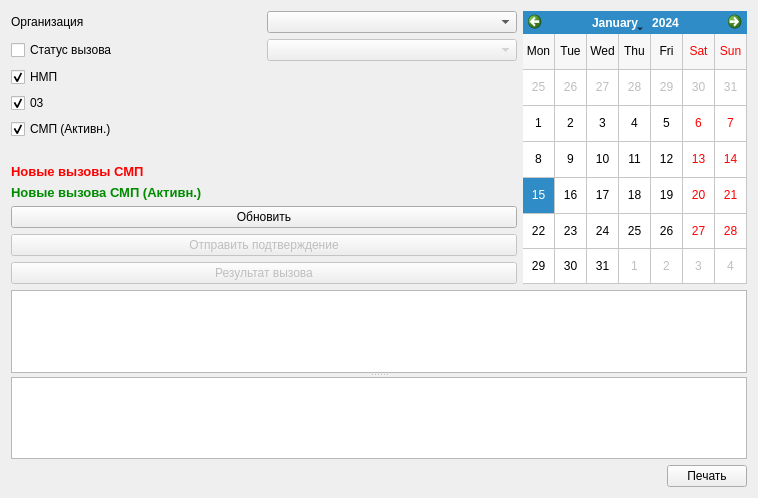
<?xml version="1.0" encoding="UTF-8"?>
<ui version="4.0">
 <class>Form</class>
 <widget class="QWidget" name="Form">
  <property name="geometry">
   <rect>
    <x>0</x>
    <y>0</y>
    <width>758</width>
    <height>498</height>
   </rect>
  </property>
  <property name="windowTitle">
   <string>Form</string>
  </property>
  <layout class="QVBoxLayout" name="verticalLayout">
   <item>
    <layout class="QGridLayout" name="gridLayout_2">
     <item row="6" column="0" colspan="2">
      <widget class="QLabel" name="lblNewEvents">
       <property name="palette">
        <palette>
         <active>
          <colorrole role="WindowText">
           <brush brushstyle="SolidPattern">
            <color alpha="255">
             <red>255</red>
             <green>0</green>
             <blue>0</blue>
            </color>
           </brush>
          </colorrole>
         </active>
         <inactive>
          <colorrole role="WindowText">
           <brush brushstyle="SolidPattern">
            <color alpha="255">
             <red>255</red>
             <green>0</green>
             <blue>0</blue>
            </color>
           </brush>
          </colorrole>
         </inactive>
         <disabled>
          <colorrole role="WindowText">
           <brush brushstyle="SolidPattern">
            <color alpha="255">
             <red>120</red>
             <green>120</green>
             <blue>120</blue>
            </color>
           </brush>
          </colorrole>
         </disabled>
        </palette>
       </property>
       <property name="font">
        <font>
         <pointsize>10</pointsize>
         <weight>75</weight>
         <bold>true</bold>
        </font>
       </property>
       <property name="text">
        <string>Новые вызовы СМП</string>
       </property>
      </widget>
     </item>
     <item row="9" column="0" colspan="2">
      <widget class="QPushButton" name="btnUpdEvent">
       <property name="enabled">
        <bool>false</bool>
       </property>
       <property name="sizePolicy">
        <sizepolicy hsizetype="Minimum" vsizetype="Fixed">
         <horstretch>0</horstretch>
         <verstretch>0</verstretch>
        </sizepolicy>
       </property>
       <property name="text">
        <string>Отправить подтверждение</string>
       </property>
      </widget>
     </item>
     <item row="1" column="1">
      <widget class="QComboBox" name="cmbEventType">
       <property name="enabled">
        <bool>false</bool>
       </property>
       <property name="sizeAdjustPolicy">
        <enum>QComboBox::AdjustToContents</enum>
       </property>
       <property name="minimumContentsLength">
        <number>1</number>
       </property>
      </widget>
     </item>
     <item row="0" column="1">
      <widget class="QComboBox" name="cmbOrganisation">
       <property name="sizeAdjustPolicy">
        <enum>QComboBox::AdjustToContents</enum>
       </property>
       <property name="minimumContentsLength">
        <number>1</number>
       </property>
      </widget>
     </item>
     <item row="8" column="0" colspan="2">
      <widget class="QPushButton" name="btnRefresh">
       <property name="text">
        <string>Обновить</string>
       </property>
      </widget>
     </item>
     <item row="1" column="0">
      <widget class="QCheckBox" name="chbEventType">
       <property name="text">
        <string>Статус вызова</string>
       </property>
      </widget>
     </item>
     <item row="10" column="0" colspan="2">
      <widget class="QPushButton" name="btnAddEvent">
       <property name="enabled">
        <bool>false</bool>
       </property>
       <property name="text">
        <string>Результат вызова</string>
       </property>
      </widget>
     </item>
     <item row="3" column="0">
      <widget class="QCheckBox" name="chb03">
       <property name="text">
        <string>03</string>
       </property>
       <property name="checked">
        <bool>true</bool>
       </property>
      </widget>
     </item>
     <item row="0" column="0">
      <widget class="QLabel" name="lblOrganisation">
       <property name="text">
        <string>Организация</string>
       </property>
      </widget>
     </item>
     <item row="2" column="0">
      <widget class="QCheckBox" name="chbNMP">
       <property name="text">
        <string>НМП</string>
       </property>
       <property name="checked">
        <bool>true</bool>
       </property>
      </widget>
     </item>
     <item row="0" column="2" rowspan="11">
      <widget class="QCalendarWidget" name="calDate">
       <property name="sizePolicy">
        <sizepolicy hsizetype="Fixed" vsizetype="Minimum">
         <horstretch>0</horstretch>
         <verstretch>0</verstretch>
        </sizepolicy>
       </property>
       <property name="firstDayOfWeek">
        <enum>Qt::Monday</enum>
       </property>
       <property name="gridVisible">
        <bool>true</bool>
       </property>
       <property name="verticalHeaderFormat">
        <enum>QCalendarWidget::NoVerticalHeader</enum>
       </property>
      </widget>
     </item>
     <item row="5" column="0">
      <spacer name="verticalSpacer">
       <property name="orientation">
        <enum>Qt::Vertical</enum>
       </property>
       <property name="sizeType">
        <enum>QSizePolicy::Minimum</enum>
       </property>
       <property name="sizeHint" stdset="0">
        <size>
         <width>20</width>
         <height>13</height>
        </size>
       </property>
      </spacer>
     </item>
     <item row="4" column="0">
      <widget class="QCheckBox" name="chbDoctorCome">
       <property name="text">
        <string>СМП (Активн.)</string>
       </property>
       <property name="checked">
        <bool>true</bool>
       </property>
      </widget>
     </item>
     <item row="7" column="0" colspan="2">
      <widget class="QLabel" name="lblNewEventsAct">
       <property name="palette">
        <palette>
         <active>
          <colorrole role="WindowText">
           <brush brushstyle="SolidPattern">
            <color alpha="255">
             <red>0</red>
             <green>140</green>
             <blue>0</blue>
            </color>
           </brush>
          </colorrole>
         </active>
         <inactive>
          <colorrole role="WindowText">
           <brush brushstyle="SolidPattern">
            <color alpha="255">
             <red>0</red>
             <green>140</green>
             <blue>0</blue>
            </color>
           </brush>
          </colorrole>
         </inactive>
         <disabled>
          <colorrole role="WindowText">
           <brush brushstyle="SolidPattern">
            <color alpha="255">
             <red>120</red>
             <green>120</green>
             <blue>120</blue>
            </color>
           </brush>
          </colorrole>
         </disabled>
        </palette>
       </property>
       <property name="font">
        <font>
         <pointsize>10</pointsize>
         <weight>75</weight>
         <bold>true</bold>
        </font>
       </property>
       <property name="text">
        <string>Новые вызова СМП (Активн.)</string>
       </property>
      </widget>
     </item>
    </layout>
   </item>
   <item>
    <widget class="QSplitter" name="splitter">
     <property name="orientation">
      <enum>Qt::Vertical</enum>
     </property>
     <widget class="CTableView" name="tblCallInfo">
      <property name="sizePolicy">
       <sizepolicy hsizetype="Expanding" vsizetype="Maximum">
        <horstretch>0</horstretch>
        <verstretch>0</verstretch>
       </sizepolicy>
      </property>
     </widget>
     <widget class="QTextEdit" name="txtCallInfo">
      <property name="sizePolicy">
       <sizepolicy hsizetype="Expanding" vsizetype="Expanding">
        <horstretch>0</horstretch>
        <verstretch>0</verstretch>
       </sizepolicy>
      </property>
      <property name="readOnly">
       <bool>true</bool>
      </property>
      <property name="textInteractionFlags">
       <set>Qt::LinksAccessibleByMouse|Qt::TextSelectableByMouse</set>
      </property>
     </widget>
    </widget>
   </item>
   <item>
    <layout class="QHBoxLayout" name="horizontalLayout">
     <item>
      <spacer name="horizontalSpacer">
       <property name="orientation">
        <enum>Qt::Horizontal</enum>
       </property>
       <property name="sizeHint" stdset="0">
        <size>
         <width>40</width>
         <height>20</height>
        </size>
       </property>
      </spacer>
     </item>
     <item>
      <widget class="QPushButton" name="btnPrintCallInfo">
       <property name="text">
        <string>Печать</string>
       </property>
      </widget>
     </item>
    </layout>
   </item>
  </layout>
 </widget>
 <customwidgets>
  <customwidget>
   <class>CTableView</class>
   <extends>QTableView</extends>
   <header>library/TableView.h</header>
  </customwidget>
 </customwidgets>
 <resources/>
 <connections/>
</ui>
